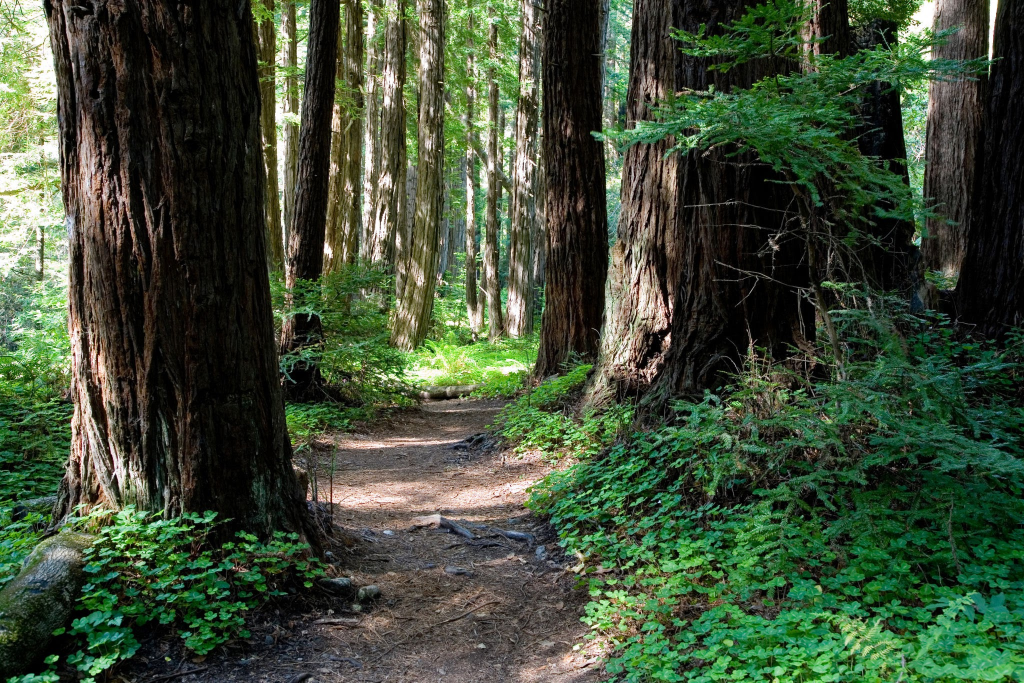
#> input picture CV/raw_pic.jpg, 2048 x 1366 px (shown at 1/2 size)
$ jupyter execute Convert_to_gray_picture.ipynb
#> lines starting #> are read from the running program, lines starting #| are printed output that depends on the picture
[cell 1]
import cv2
import numpy as np
import matplotlib.pyplot as plt

[cell 2]
def compute_average(vector):
    return vector[0]*0.21 + vector[1]*0.72 + vector[2]*0.07

[cell 3]
#convert picture to array
r_img = cv2.imread("raw_pic.jpg", 1)
#> r_img is the input picture: shape (1366, 2048, 3); mean B, G, R 55.1, 77.5, 63.1
print(r_img.shape)
#| (1366, 2048, 3)

#resize the picture
img = cv2.resize(r_img, (640, 480))
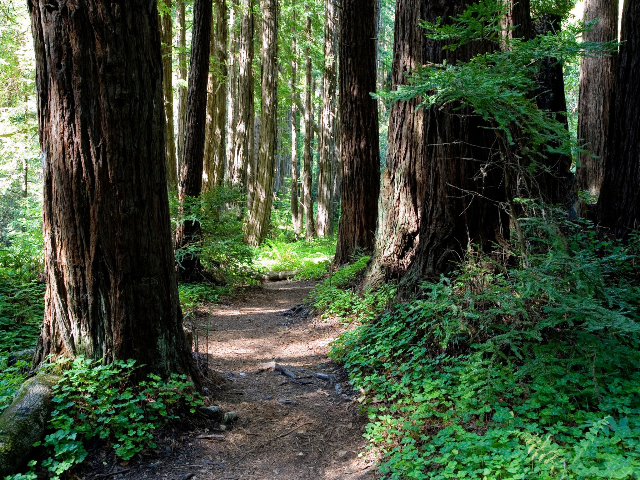
#> img: shape (480, 640, 3); mean B, G, R 55, 77.4, 62.9

#calculate mean of RGB
img = np.apply_along_axis(compute_average, axis = 2, arr = img)
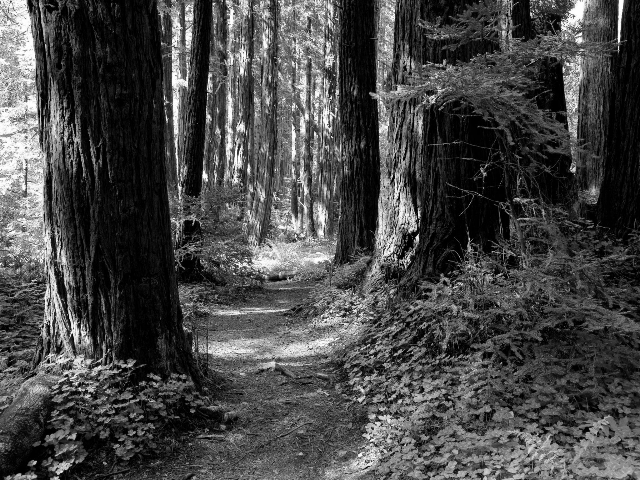
#> img: shape (480, 640) float64; min 0, max 255, mean 71.7

[cell 4]
#show image
fig, axes = plt.subplots(1, 2, figsize=(10, 5))
axes[0].imshow(r_img)
axes[0].set_title('Raw picture')
axes[0].axis('off')

axes[1].imshow(img, cmap='gray')
axes[1].set_title('Gray picture')
axes[1].axis('off')

plt.tight_layout()
plt.show()
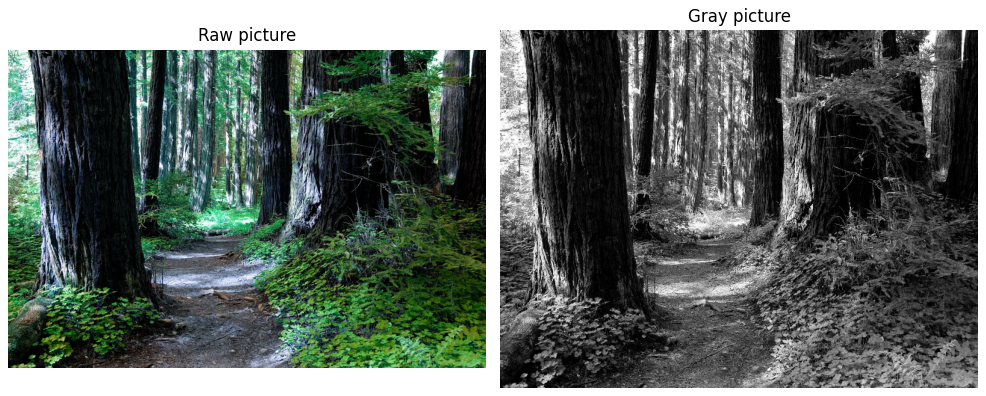
#> figure drawn by matplotlib, 2 panels; B, G, R data is drawn as R, G, B
